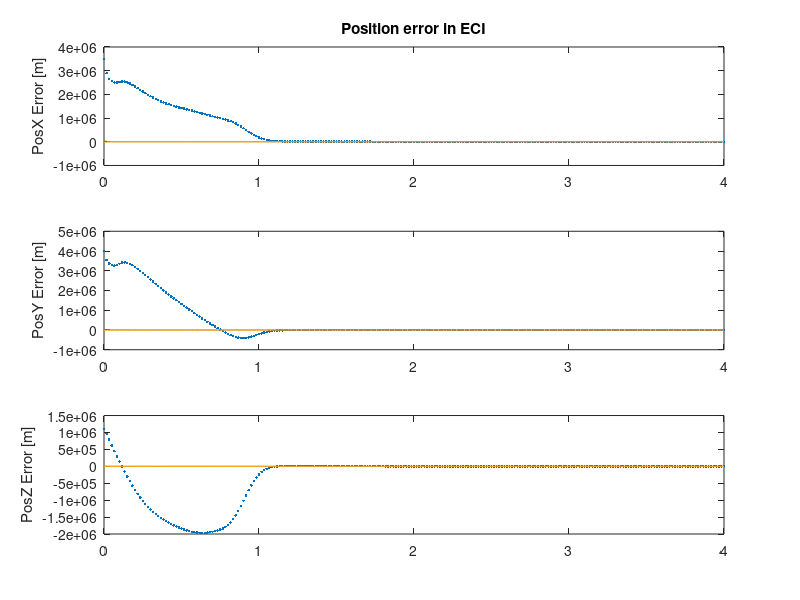
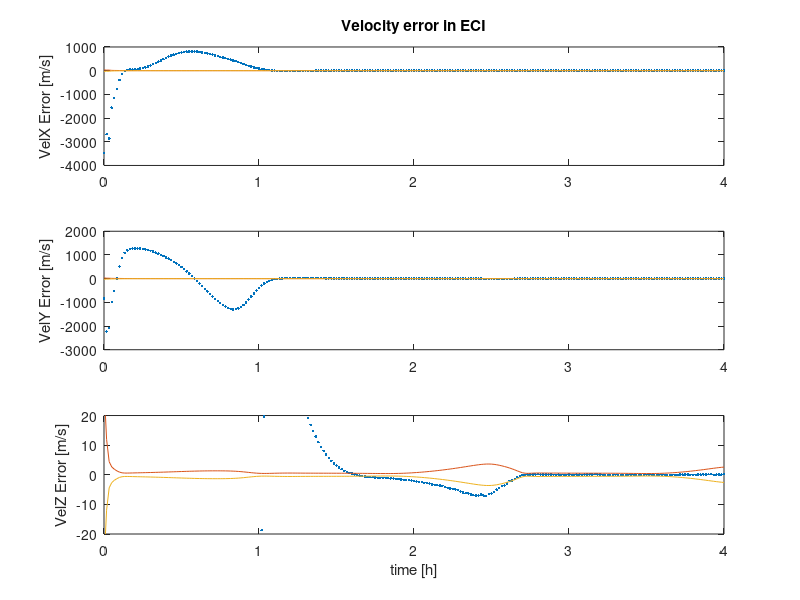
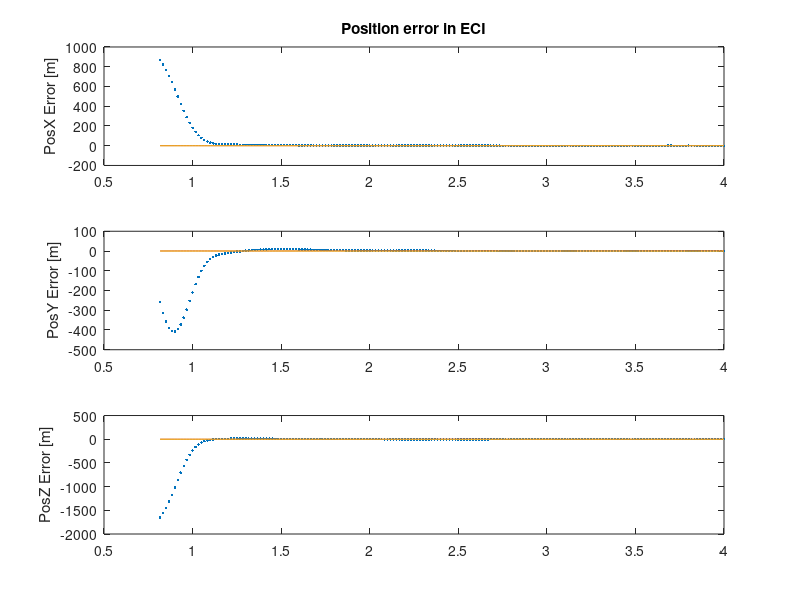
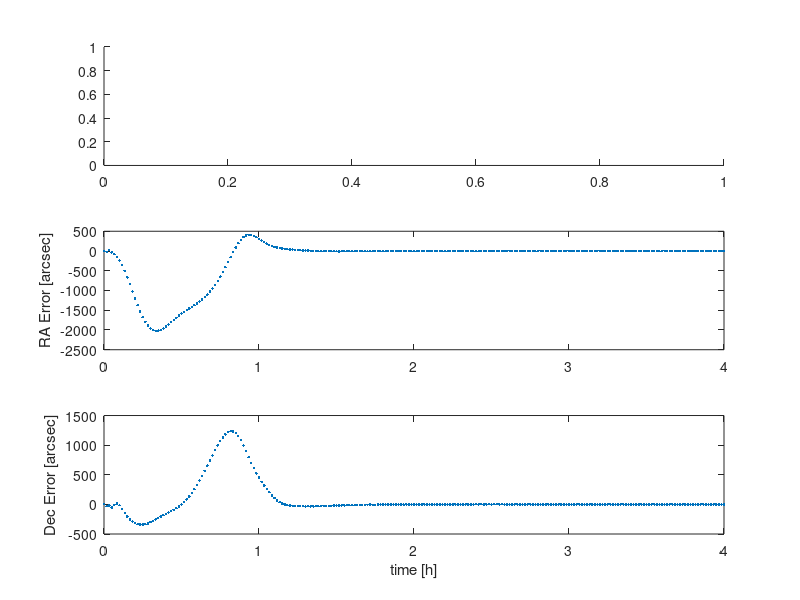

These charts were generated, in order, by the following MATLAB code:
% function compute_errors()

    close all;
    % Load truth data
    X_truth = load("orbit_model_truth.mat", "time", "Xt_mat");
    time = X_truth.time;

    % Load estimated data
    X_estimated = load("orbit_model_ekf_output_radec.mat", ...
                       "Xref_mat", "P_mat", "resids");
    n = size(X_truth.Xt_mat,1);     % size of state vector

    % Standard deviations for all the positions and velocities in ECI
    sigma_eci = zeros(n, length(X_truth.time));
    for k=1:1:size(X_truth.Xt_mat,1)
        sigma_eci(k,:) = squeeze(sqrt(X_estimated.P_mat(k,k,:)));
    end

    % Compute error
    Xerr_mat = X_estimated.Xref_mat - X_truth.Xt_mat;
    norm_Xerr_mat = vecnorm(Xerr_mat);

    % Compute position error and standard deviation in RIC frame
    err_ric = zeros(3, length(time));
    cov_ric = zeros(3, 3, length(time));
    sigma_ric = zeros(3, length(time));

    for k=1:length(time)
        rc_vec = X_truth.Xt_mat(1:3,k);
        vc_vec = X_truth.Xt_mat(4:6,k);

        % Position error in RIC
        Qin = Xerr_mat(1:3,k);
        % err_ric(:,k) = eci2ric(rc_vec, vc_vec, Qin);

        % Position covariance in RIC
        Qin = X_estimated.P_mat(1:3,1:3,k);
        % cov_ric(:,:,k) = eci2ric(rc_vec, vc_vec, Qin);
    end

    % Position standard deviation in RIC
    % for k=1:3
    %     sigma_ric(k,:) = squeeze(sqrt(cov_ric(k,k,:)));
    % end

    % Conversion from seconds to hours
    time = time/3600;

    % Plot 
    % Position errors in ECI (X,Y,Z) with 3-sigma bounds
    figure(1)
    subplot(3,1,1)
    plot(time, Xerr_mat(1, :) * 1e3, '.')
    hold on
    plot(time, 3*sigma_eci(1, :) * 1e3, '-')
    hold on
    plot(time, -3*sigma_eci(1, :) * 1e3, '-')
    hold on
    % xlim([0 2.8833])
    % ylim([-1e3  1e3])
    ylabel("PosX Error [m]")
    title('Position error in ECI')

    subplot(3,1,2)
    plot(time, Xerr_mat(2,:)* 1e3, '.')
    hold on
    plot(time, 3*sigma_eci(2,:)* 1e3, '-')
    hold on
    plot(time, -3*sigma_eci(2,:)* 1e3, '-')
    % xlim([0 2.8833])
    % ylim([-1e3  1e3])
    ylabel("PosY Error [m]")

    subplot(3,1,3)
    plot(time, Xerr_mat(3,:)* 1e3, '.')
    hold on
    plot(time, 3*sigma_eci(3,:)* 1e3, '-')
    hold on
    plot(time, -3*sigma_eci(3,:)* 1e3, '-')
    %xlim([0 2.8833])
    % ylim([-1e3  1e3])
    % xlabel("time [h]")
    ylabel("PosZ Error [m]")

    figure(2)
    subplot(3,1,1)
    plot(time, Xerr_mat(4,:) * 1e3, '.')
    hold on
    plot(time, 3*sigma_eci(4,:) * 1e3, '-')
    hold on
    plot(time, -3*sigma_eci(4,:) * 1e3, '-')
    % xlim([0 2.8833])
    %ylim([-2e0 2e0])
    ylabel("VelX Error [m/s]")
    title('Velocity error in ECI')

    subplot(3,1,2)
    plot(time, Xerr_mat(5,:)* 1e3, '.')
    hold on
    plot(time, 3*sigma_eci(5,:)* 1e3, '-')
    hold on
    plot(time, -3*sigma_eci(5,:)* 1e3, '-')
    % xlim([0 2.8833])
    %ylim([-2e0 2e0])
    ylabel("VelY Error [m/s]")

    subplot(3,1,3)
    plot(time, Xerr_mat(6,:)* 1e3, '.')
    hold on
    plot(time, 3*sigma_eci(6,:)* 1e3, '-')
    hold on
    plot(time, -3*sigma_eci(6,:)* 1e3, '-')
    % xlim([0 2.8833])
    ylim([-2e1 2e1])
    xlabel("time [h]")
    ylabel("VelZ Error [m/s]")

    % figure(3)
    % subplot(3,1,1)
    % plot(time, err_ric(1,:) * 1e3, '.')
    % hold on
    % plot(time, 3*sigma_ric(1,:) * 1e3, '-')
    % hold on
    % plot(time, -3*sigma_ric(1,:) * 1e3, '-')
    % % xlim([0 2.8833])
    % % ylim([-2e3 2e3])
    % ylabel("Radial Error [m]")
    % title('Position error in RIC')

    % subplot(3,1,2)
    % plot(time, err_ric(2,:)* 1e3, '.')
    % hold on
    % plot(time, 3*sigma_ric(2,:)* 1e3, '-')
    % hold on
    % plot(time, -3*sigma_ric(2,:)* 1e3, '-')
    % % xlim([0 2.8833])
    % % ylim([-2e3 2e3])
    % ylabel("In track Error [m]")
    % 
    % subplot(3,1,3)
    % plot(time, err_ric(3,:)* 1e3, '.')
    % hold on
    % plot(time, 3*sigma_ric(3,:)* 1e3, '-')
    % hold on
    % plot(time, -3*sigma_ric(3,:)* 1e3, '-')
    % % xlim([0 2.8833])
    % % ylim([-2.5e3 2.5e3])
    % xlabel("time [h]")
    % ylabel("Cross Track Error [m]")

    figure(4)
    % Convert units of residuals
    % range = X_estimated.resids(1,:) * 1e3;  % in [m]
    % ra = X_estimated.resids(2,:) * 206265;  % in [arcsec]
    % dec = X_estimated.resids(3,:) * 206265; % in [arcsec]
    ra = X_estimated.resids(1,:) * 206265;  % in [arcsec]
    dec = X_estimated.resids(2,:) * 206265; % in [arcsec]

    subplot(3,1,1)
    % plot(time, range, '.')
    % % xlim([0 1])
    % % ylim([-15 30])
    % ylabel("Range error [m]")
    % title('Residuals in Topocentric Frame')

    subplot(3,1,2)
    plot(time, ra(:), '.')
    % xlim([0 2.5])
    % ylim([-20 20])
    ylabel("RA Error [arcsec]")

    subplot(3,1,3)
    plot(time, dec(:), '.')
    % xlim([0 2.5])
    % ylim([-20 20])
    xlabel("time [h]")
    ylabel("Dec Error [arcsec]")

    figure(5)
    plot(time(), norm_Xerr_mat() * 1e3)
    %plot(time, norm_Xerr_mat)
    %ylim([0 2e5])
    xlabel("time [h]")
    ylabel("Normalized position error in ECI [m]")

    figure(6)
    plot(time, X_estimated.Xref_mat(1,:) * 1e3)
    xlabel("time [h]")
    ylabel("X Position in ECI [m]")
    
% Position errors in ECI (X,Y,Z) with 3-sigma bounds
figure;
subplot(3,1,1)
plot(time(50:end), Xerr_mat(1, 50:end), '.')
hold on
plot(time(50:end), 3*sigma_eci(1, 50:end), '-')
hold on
plot(time(50:end), -3*sigma_eci(1, 50:end), '-')
hold on
% xlim([0 2.8833])
% ylim([-1e3 2.5e3])
ylabel("PosX Error [m]")
title('Position error in ECI')

subplot(3,1,2)
plot(time(50:end), Xerr_mat(2,50:end), '.')
hold on
plot(time(50:end), 3*sigma_eci(2,50:end), '-')
hold on
plot(time(50:end), -3*sigma_eci(2,50:end), '-')
% xlim([0 2.8833])
% ylim([-2.5e3 2e2])
ylabel("PosY Error [m]")

subplot(3,1,3)
plot(time(50:end), Xerr_mat(3,50:end), '.')
hold on
plot(time(50:end), 3*sigma_eci(3,50:end), '-')
hold on
plot(time(50:end), -3*sigma_eci(3,50:end), '-')
%xlim([0 2.8833])
% ylim([-1.5e3 1.5e3])
% xlabel("time [h]")
ylabel("PosZ Error [m]")